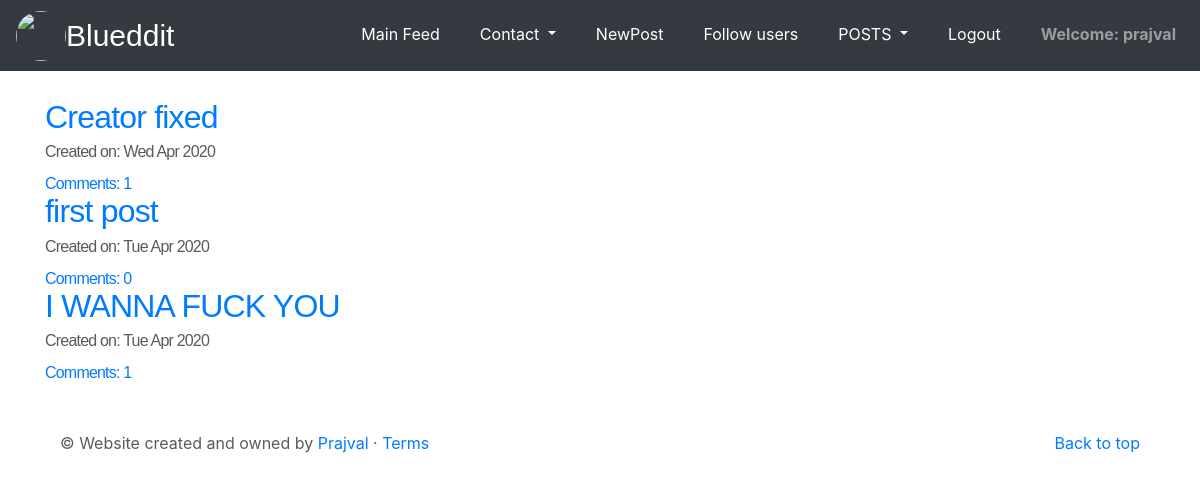
/post/Upost/ (signed in), run on an earlier commit of the app's database.
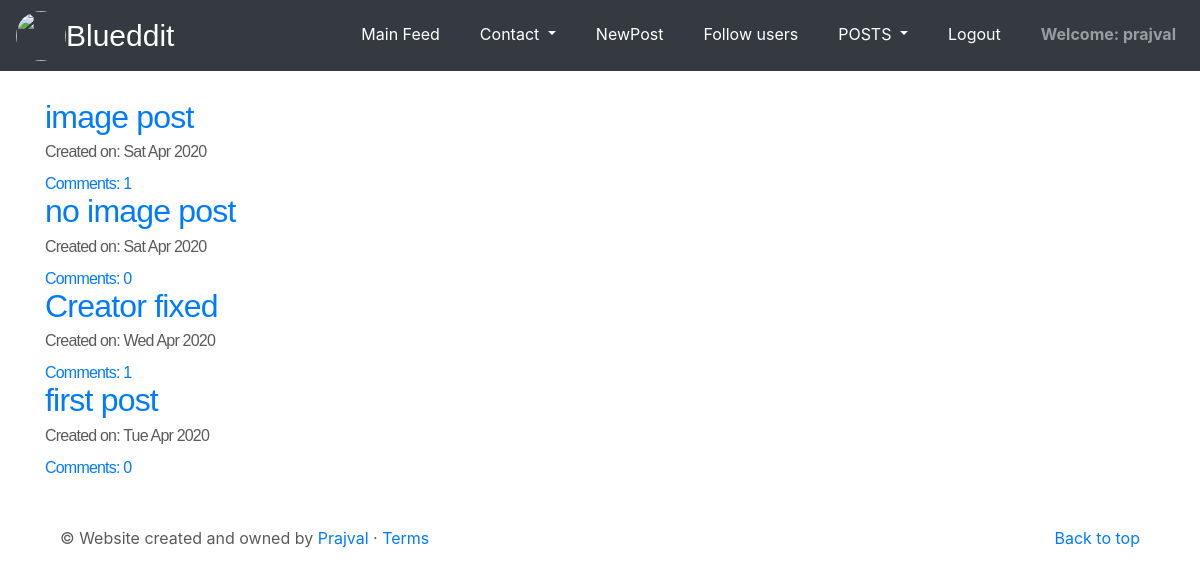
And on a later commit of the database.
### blog_app/models.py (models this page shows, shortened)
class post(models.Model):
    author = models.ForeignKey(User,on_delete=models.CASCADE)
    title = models.CharField(max_length=200)
    text = models.TextField()
    create_date = models.DateField(default=timezone.now)
    published_date = models.DateTimeField(blank=True, null=True)
    creator = models.TextField(max_length=50)
    photos = models.ImageField(upload_to='images/',blank=True,null=True,default='default.png') #django will automatically create the media folder and place the images
    likes = models.ManyToManyField(User,related_name='user_like',blank=True,null=True)
    def approve_comments(self):
        return self.comments.filter(approved_comm=True)

### blog_app/views.py (the view)
# urls.py: path('post/Upost/',views.upostview,name='Ulist'),#post list for the individual user
def upostview(requests):
    mp = post.objects.filter(published_date__lte = timezone.now()).order_by('-create_date')
    return render(requests,'blog_app/Upost.html',{'post_list':mp})

### blog_app/templates/blog_app/Upost.html
{% extends 'blog_app/base.html'%}
{% block body_block %}
<div class="listposts">
 {% for post in post_list%}
   {% if user.username == post.creator %}
   <h2><a href="{% url 'post_detail' pk=post.pk%}">{{post.title}}</a></h2>
   <div class="date">
     <p>Created on: {{post.create_date|date:"D M Y"}}</p>
   </div>
   <div>
     <a href="{% url 'post_detail' pk=post.pk%}">Comments: {{post.approve_comments.count}}</a>
   </div>
   {% endif %}
 {% endfor %}
{% endblock %}

What changed in the data, as far as the page shows it:
removed post: title "I WANNA FUCK YOU", create_date "Tue Apr 2020", approve_comments.count "1"
added post: title "image post", create_date "Sat Apr 2020", approve_comments.count "1"
added post: title "no image post", create_date "Sat Apr 2020", approve_comments.count "0"
